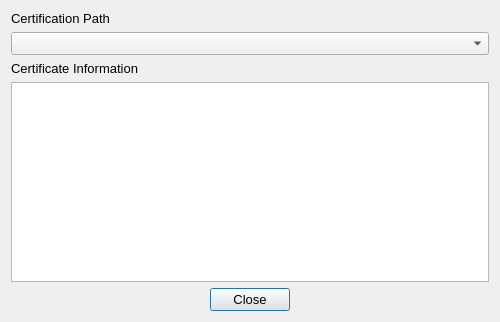
<?xml version="1.0" encoding="UTF-8"?>
<ui version="4.0">
 <class>Ssl_Cert</class>
 <widget class="QDialog" name="Ssl_Cert">
  <property name="geometry">
   <rect>
    <x>0</x>
    <y>0</y>
    <width>500</width>
    <height>322</height>
   </rect>
  </property>
  <property name="minimumSize">
   <size>
    <width>500</width>
    <height>0</height>
   </size>
  </property>
  <property name="windowTitle">
   <string>Display Certificate Information</string>
  </property>
  <layout class="QVBoxLayout">
   <property name="sizeConstraint">
    <enum>QLayout::SetDefaultConstraint</enum>
   </property>
   <item>
    <widget class="QLabel" name="label">
     <property name="font">
      <font>
       <pointsize>10</pointsize>
      </font>
     </property>
     <property name="text">
      <string>Certification Path</string>
     </property>
    </widget>
   </item>
   <item>
    <widget class="QComboBox" name="certificationPathView">
     <property name="font">
      <font>
       <pointsize>10</pointsize>
      </font>
     </property>
     <property name="minimumContentsLength">
      <number>3</number>
     </property>
    </widget>
   </item>
   <item>
    <widget class="QLabel" name="label_2">
     <property name="font">
      <font>
       <pointsize>10</pointsize>
      </font>
     </property>
     <property name="text">
      <string>Certificate Information</string>
     </property>
    </widget>
   </item>
   <item>
    <widget class="QListWidget" name="certificateInfoView">
     <property name="font">
      <font>
       <pointsize>10</pointsize>
       <weight>75</weight>
       <bold>true</bold>
      </font>
     </property>
     <property name="wordWrap">
      <bool>true</bool>
     </property>
    </widget>
   </item>
   <item>
    <layout class="QHBoxLayout">
     <property name="sizeConstraint">
      <enum>QLayout::SetDefaultConstraint</enum>
     </property>
     <item>
      <spacer>
       <property name="orientation">
        <enum>Qt::Horizontal</enum>
       </property>
       <property name="sizeHint" stdset="0">
        <size>
         <width>40</width>
         <height>20</height>
        </size>
       </property>
      </spacer>
     </item>
     <item>
      <widget class="QPushButton" name="closePB">
       <property name="font">
        <font>
         <pointsize>10</pointsize>
        </font>
       </property>
       <property name="text">
        <string>Close</string>
       </property>
      </widget>
     </item>
     <item>
      <spacer name="horizontalSpacer">
       <property name="orientation">
        <enum>Qt::Horizontal</enum>
       </property>
       <property name="sizeHint" stdset="0">
        <size>
         <width>40</width>
         <height>20</height>
        </size>
       </property>
      </spacer>
     </item>
    </layout>
   </item>
  </layout>
 </widget>
 <resources/>
 <connections/>
</ui>
